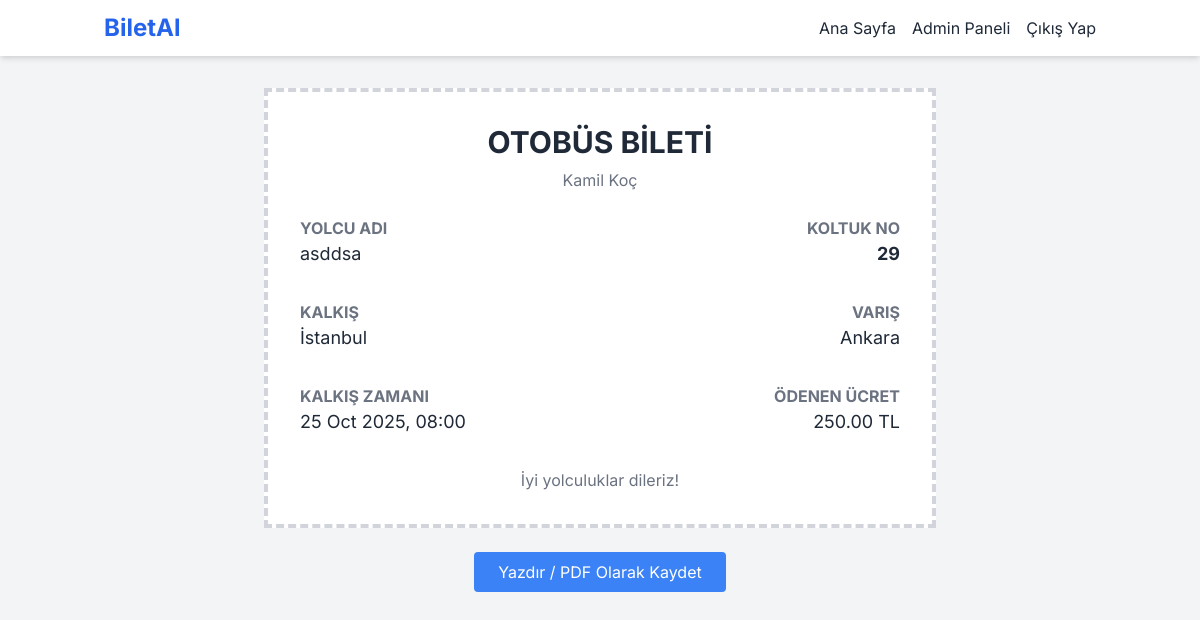
Screenshot of /view_ticket.php?booking_id=4 (signed in) with the database file from the repository.
### tables this page shows
CREATE TABLE bookings (
                id INTEGER PRIMARY KEY AUTOINCREMENT, user_id INTEGER NOT NULL, trip_id INTEGER NOT NULL,
                seat_number INTEGER NOT NULL, price_paid REAL NOT NULL, booking_time TEXT DEFAULT CURRENT_TIMESTAMP,
                FOREIGN KEY (user_id) REFERENCES users(id), FOREIGN KEY (trip_id) REFERENCES trips(id)
            );

CREATE TABLE companies (id INTEGER PRIMARY KEY AUTOINCREMENT, name TEXT NOT NULL UNIQUE, created_at TEXT DEFAULT CURRENT_TIMESTAMP);

CREATE TABLE users (
                id INTEGER PRIMARY KEY AUTOINCREMENT, fullname TEXT NOT NULL, email TEXT NOT NULL UNIQUE,
                password TEXT NOT NULL, role TEXT NOT NULL DEFAULT 'User', company_id INTEGER,
                balance REAL NOT NULL DEFAULT 0.0, FOREIGN KEY (company_id) REFERENCES companies(id)
            );

CREATE TABLE trips (
                id INTEGER PRIMARY KEY AUTOINCREMENT, company_id INTEGER NOT NULL, departure_location TEXT NOT NULL,
                arrival_location TEXT NOT NULL, departure_time TEXT NOT NULL, price REAL NOT NULL,
                seat_count INTEGER NOT NULL, FOREIGN KEY (company_id) REFERENCES companies(id)
            );

### view_ticket.php (the view, shortened to what this page needs)
<?php
require_once 'config.php';
$booking_id = (int)($_GET['booking_id'] ?? 0);
$sql = "SELECT b.*, u.fullname, t.departure_location, t.arrival_location, t.departure_time, c.name as company_name
        FROM bookings b
        JOIN users u ON b.user_id = u.id
        JOIN trips t ON b.trip_id = t.id
        JOIN companies c ON t.company_id = c.id
        WHERE b.id = ?";
$params = [$booking_id];
$stmt = $pdo->prepare($sql);
$stmt->execute($params);
$ticket = $stmt->fetch();
include 'header.php';
?>
<div id="printable-ticket" class="max-w-2xl mx-auto bg-white p-8 border-4 border-dashed border-gray-300">
     <h1 class="text-3xl font-bold text-center mb-2">OTOBÜS BİLETİ</h1>
     <p class="text-center text-gray-500 mb-6"><?php echo htmlspecialchars($ticket['company_name']); ?></p>
     <div class="grid grid-cols-2 gap-8">
        <div>
           <h3 class="font-bold text-gray-500">YOLCU ADI</h3>
           <p class="text-lg"><?php echo htmlspecialchars($ticket['fullname']); ?></p>
        </div>
        <div class="text-right">
           <h3 class="font-bold text-gray-500">KOLTUK NO</h3>
           <p class="text-lg font-bold"><?php echo $ticket['seat_number']; ?></p>
        </div>
         <div>
           <h3 class="font-bold text-gray-500">KALKIŞ</h3>
           <p class="text-lg"><?php echo htmlspecialchars($ticket['departure_location']); ?></p>
        </div>
         <div class="text-right">
           <h3 class="font-bold text-gray-500">VARIŞ</h3>
           <p class="text-lg"><?php echo htmlspecialchars($ticket['arrival_location']); ?></p>
        </div>
         <div>
           <h3 class="font-bold text-gray-500">KALKIŞ ZAMANI</h3>
           <p class="text-lg"><?php echo date('d M Y, H:i', strtotime($ticket['departure_time'])); ?></p>
        </div>
         <div class="text-right">
           <h3 class="font-bold text-gray-500">ÖDENEN ÜCRET</h3>
           <p class="text-lg"><?php echo number_format($ticket['price_paid'], 2); ?> TL</p>
        </div>
     </div>
     <p class="text-center mt-8 text-gray-500">İyi yolculuklar dileriz!</p>
</div>
 <div class="text-center mt-6 no-print">
    <button onclick="window.print()" class="bg-blue-500 text-white px-6 py-2 rounded hover:bg-blue-600">Yazdır / PDF Olarak Kaydet</button>
</div>
<?php
include 'footer.php';
?>

### style.css (style rules this page uses)
body { font-family: 'Inter', sans-serif; }

### rows the page displays
bookings: companies.name "Kamil Koç", user.fullname "asddsa", seat_number "29", trip.departure_location "İstanbul", trip.arrival_location "Ankara", trip.departure_time "25 Oct 2025, 08:00", price_paid "250.00"
